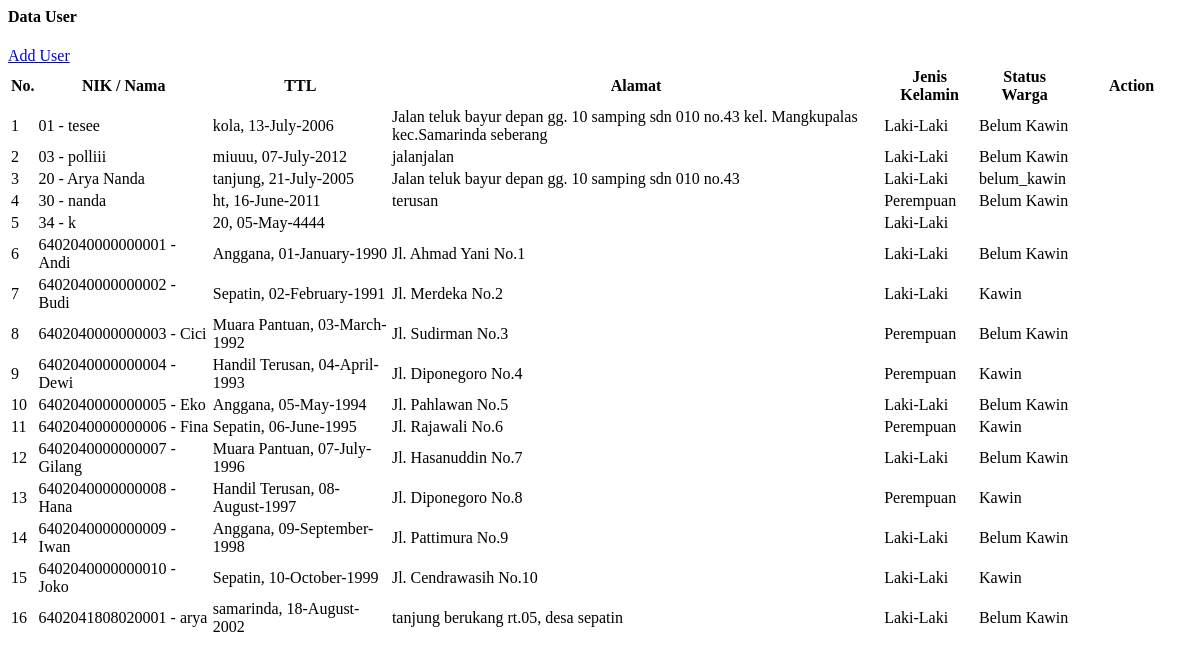
Before: /staf/tampil_user.php with the older database file.
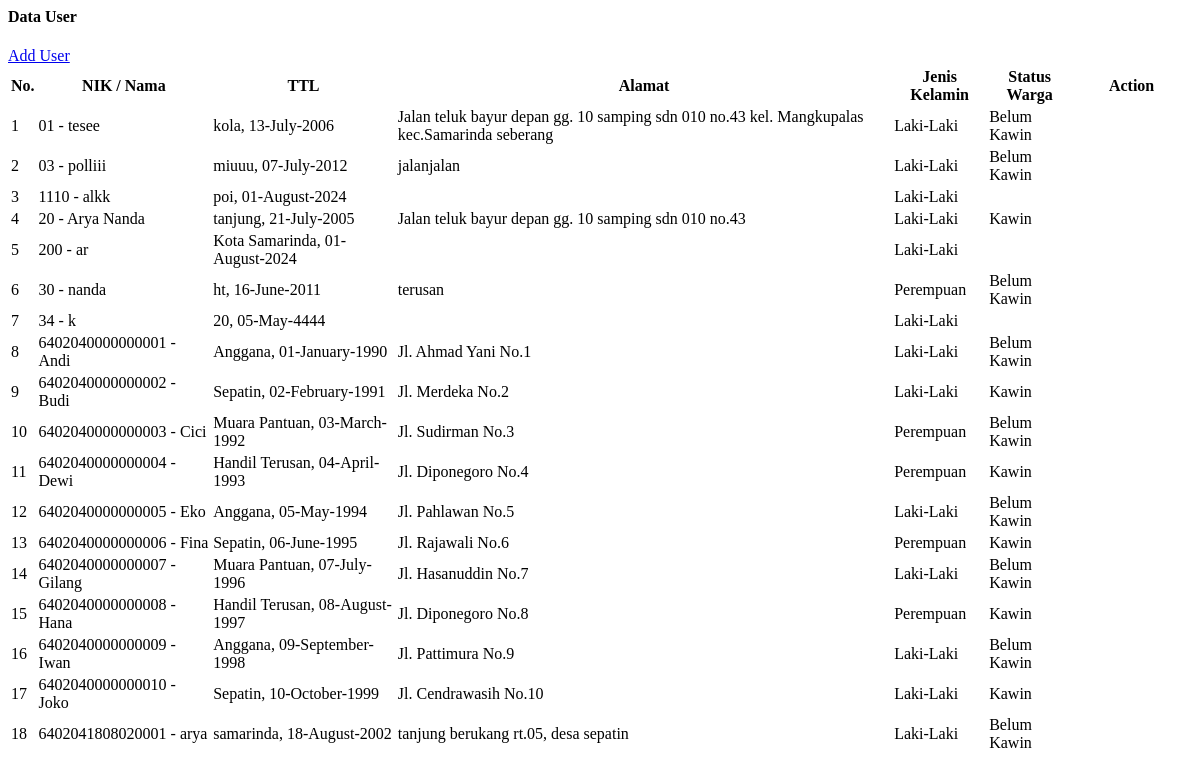
After: the same page with the newer database file.
### tables this page shows
CREATE TABLE `data_user` (
  `nik` varchar(16) NOT NULL,
  `password` varchar(225) NOT NULL,
  `hak_akses` varchar(50) NOT NULL,
  `nama` varchar(30) NOT NULL,
  `tanggal_lahir` date NOT NULL,
  `tempat_lahir` varchar(30) NOT NULL,
  `jekel` varchar(20) NOT NULL,
  `agama` varchar(20) DEFAULT NULL,
  `rt` int DEFAULT NULL,
  `alamat` text,
  `telepon` varchar(13) DEFAULT NULL,
  `pekerjaan` varchar(50) DEFAULT NULL,
  `status_warga` varchar(30) DEFAULT NULL
);

### staf/tampil_user.php (the view, shortened to what this page needs)
<?php include '../konek.php'; ?>
<link href="../style/css/sweetalert.css" rel="stylesheet" type="text/css">
<div class="page-inner">
    <div class="row">
        <div class="col-md-12">
            <div class="card">
                <div class="card-header">
                    <div class="d-flex align-items-center">
                        <h4 class="card-title">Data User</h4>
                        <a href="?halaman=tambah_user" class="btn btn-primary btn-round ml-auto">
                            Add User
                        </a>
                    </div>
                </div>
                <div class="card-body">
                    <form action="">
                        <div class="table-responsive">
                            <table id="add5" class="display table table-striped table-hover">
                                <thead>
                                    <tr>
                                        <th>No.</th>
                                        <th>NIK / Nama</th>
                                        <th>TTL</th>
                                        <th>Alamat</th>
                                        <th>Jenis Kelamin</th>
                                        <th>Status Warga</th>
                                        <th style="width: 10%">Action</th>
                                    </tr>
                                </thead>
                                <tbody>
                                    <?php
                                    $no = 1;
                                    $tampil = "SELECT * FROM data_user WHERE hak_akses='pemohon'";
                                    $query = mysqli_query($konek, $tampil);
                                    while ($data = mysqli_fetch_array($query, MYSQLI_BOTH)) {
                                        $username = $data['nik'];
                                        $nama = $data['nama'];
                                        $tempat = $data['tempat_lahir'];
                                        $tanggal = $data['tanggal_lahir'];
                                        $alamat = $data['alamat'];
                                        $jekel = $data['jekel'];
                                        $status_warga = $data['status_warga'];
                                        $tanggal_lahir = date("d-F-Y", strtotime($tanggal));
                                    ?>
                                        <tr>
                                            <td><?php echo $no++; ?></td>
                                            <td><?php echo $username . ' - ' . $nama; ?></td>
                                            <td><?php echo $tempat . ", " . $tanggal_lahir; ?></td>
                                            <td><?php echo $alamat; ?></td>
                                            <td><?php echo $jekel; ?></td>
                                            <td><?php echo $status_warga; ?></td>
                                            <td>
                                            </td>
                                        </tr>
                                    <?php
                                    }
                                    ?>
                                </tbody>
                            </table>
                        </div>
                    </form>
                </div>
            </div>
        </div>
    </div>
</div>

Changed rows visible on the page:
added data_user: nik "1110", nama "alkk", tempat_lahir "poi", tanggal_lahir "01-August-2024", jekel "Laki-Laki"
changed data_user "Arya Nanda": status_warga "belum_kawin" → "Kawin"
added data_user: nik "200", nama "ar", tempat_lahir "Kota Samarinda", tanggal_lahir "01-August-2024", jekel "Laki-Laki"
